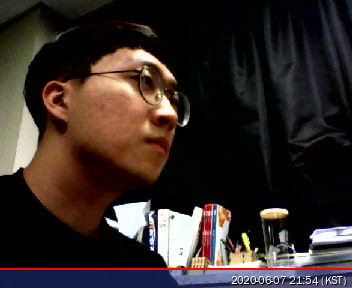
#> input picture picture/camera.jpg, 352 x 288 px, given in place of the camera
$ python facedetection.py
#> lines starting #> are read from the running program, lines starting #| are printed output that depends on the picture
#/usr/bin/python3

import numpy as np
import cv2
import inan

count = 0

def clock():
    return cv2.getTickCount() / cv2.getTickFrequency()


def draw_str(dst, x, y, s):
    cv2.putText(dst, s, (x+1, y+1),
    cv2.FONT_HERSHEY_PLAIN, 1.0, (0, 0, 0), thickness = 2, lineType=cv2.LINE_AA)
    cv2.putText(dst, s, (x, y), cv2.FONT_HERSHEY_PLAIN, 1.0, (255, 255, 255), lineType=cv2.LINE_AA)


def detect(img, cascade):
    rects = cascade.detectMultiScale(img, scaleFactor=1.1, minNeighbors=3, minSize=(80, 80), flags = cv2.CASCADE_SCALE_IMAGE)
    if len(rects) == 0:
        return []
    rects[:,2:] += rects[:,:2]

    global count

    if count == 0:
        count = 1
        inan.sendMail(img)
    return rects


def draw_rects(img, rects, color):
    for x1, y1, x2, y2 in rects:
        cv2.rectangle(img, (x1, y1), (x2, y2), color, 2)


if __name__ == '__main__':
    cascade_fn = "haarcascade_frontalface_alt.xml"
    nested_fn = "haarcascade_eye.xml"
    cascade = cv2.CascadeClassifier(cascade_fn)
    nested = cv2.CascadeClassifier(nested_fn)
    cam = cv2.VideoCapture(0)
    cam.set(cv2.CAP_PROP_FRAME_WIDTH, 320)
    cam.set(cv2.CAP_PROP_FRAME_HEIGHT, 240)

    while True:
        ret, img = cam.read()
#> img is the input picture: shape (288, 352, 3); mean B, G, R 40, 43.6, 54
        gray = cv2.cvtColor(img, cv2.COLOR_BGR2GRAY)
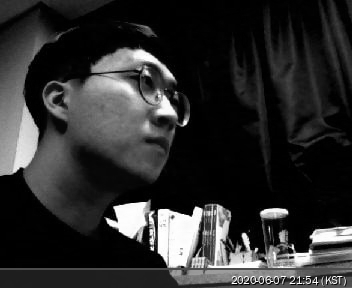
#> gray: shape (288, 352); min 0, max 255, mean 46.3
        gray = cv2.equalizeHist(gray)
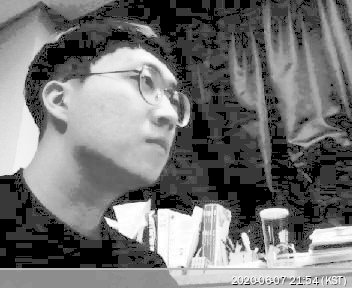
#> gray: shape (288, 352); min 0, max 255, mean 116.5
        t = clock()
        rects = detect(gray, cascade)
#> in detect, `rects = cascade.detectMultiScale(img, scaleFactor=1.1, minNeighbors=3,..`: rects = ()
#> rects = []
        vis = img.copy()
        draw_rects(vis, rects, (0, 255, 0))
        for x1, y1, x2, y2 in rects:
            roi = gray[y1:y2, x1:x2]
            vis_roi = vis[y1:y2, x1:x2]
            subrects = detect(roi.copy(), nested)
            draw_rects(vis_roi, subrects, (255, 0, 0))
#> this loop made 0 passes
        dt = clock() - t
#> dt = 0.00707

        draw_str(vis, 20, 20, 'time: %.1f ms' % (dt*1000))
#> in draw_str, `cv2.putText(dst, s, (x, y), cv2.FONT_HERSHEY_PLAIN, 1.0, (255, 255, 25..`:
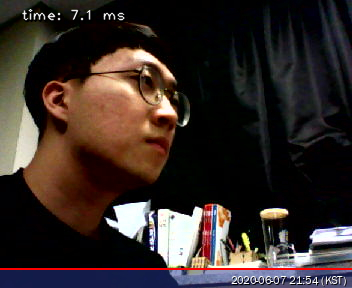
#> dst: shape (288, 352, 3); mean B, G, R 40.5, 44, 54.5
        cv2.imshow('facedetect', vis)

        if 0xFF & cv2.waitKey(5) == 27:
#> (key Esc is pressed here)
            break
    cv2.destroyAllWindows()

$ run again, on picture/2020-06-07-221608_1920x1080_scrot.png
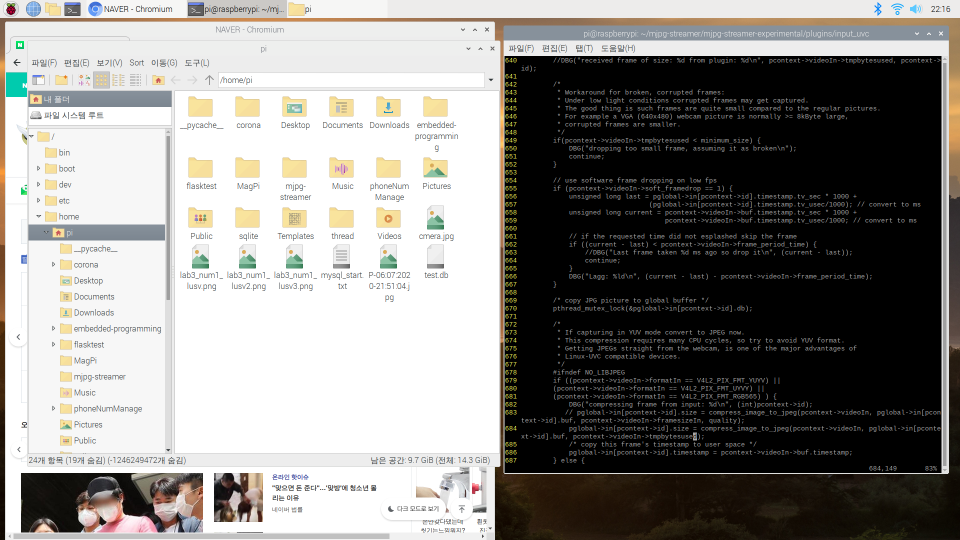
#> input picture picture/2020-06-07-221608_1920x1080_scrot.png, 1920 x 1080 px, given in place of the camera (shown at 1/2 size)
#> img is the input picture: shape (1080, 1920, 3); mean B, G, R 133.4, 136.5, 138.2
#> `gray = cv2.cvtColor(img, cv2.COLOR_BGR2GRAY)`:
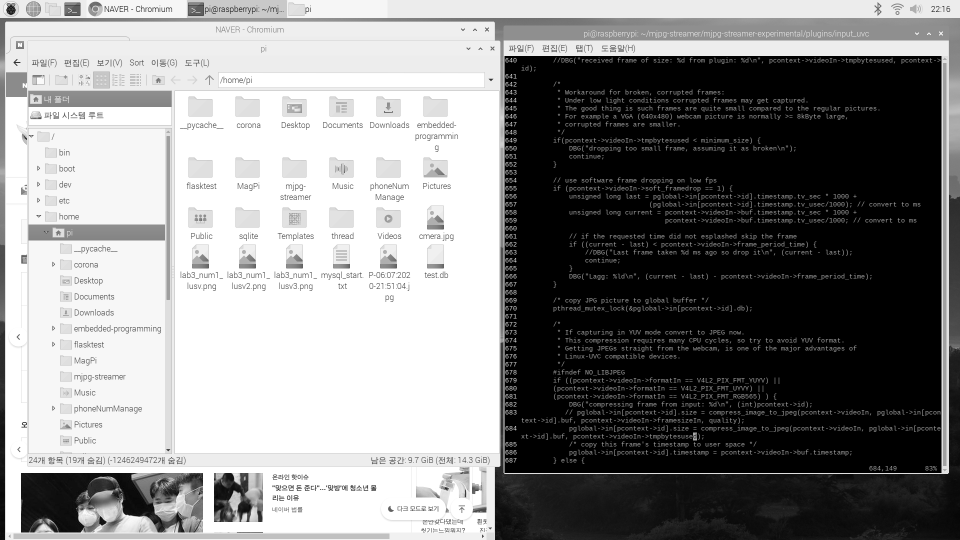
#> gray: shape (1080, 1920) (shown at 1/2 size); min 0, max 255, mean 136.7
#> `gray = cv2.equalizeHist(gray)`:
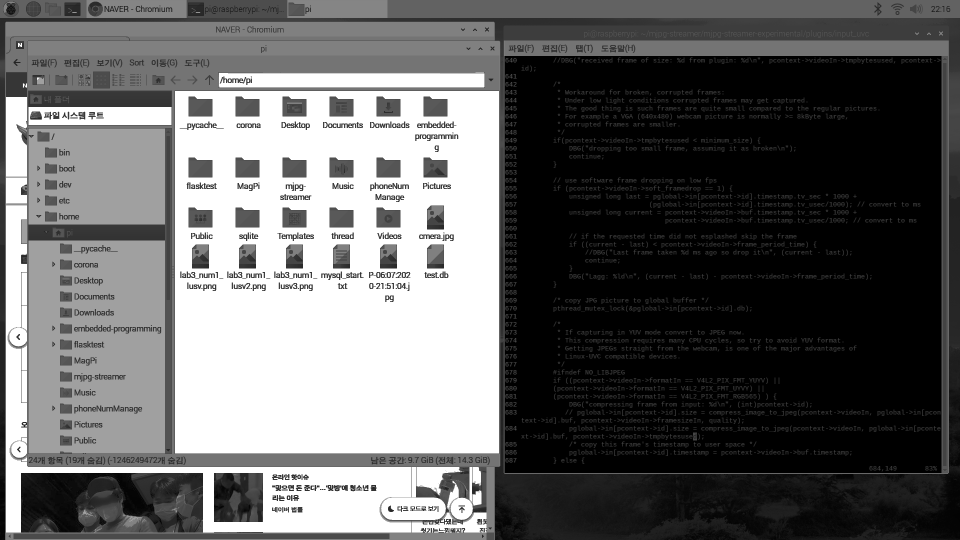
#> gray: shape (1080, 1920) (shown at 1/2 size); min 0, max 255, mean 101.8
#> in detect, `rects = cascade.detectMultiScale(img, scaleFactor=1.1, minNeighbors=3,..`: rects = ()
#> `rects = detect(gray, cascade)`: rects = []
#> dt = 0.157

$ run again, on picture/2020-06-07-222545_1920x1080_scrot.png
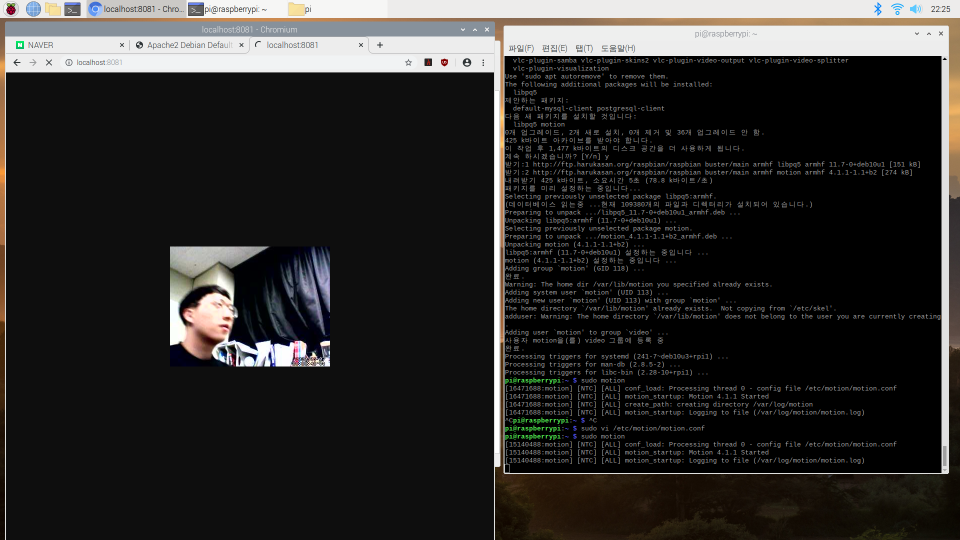
#> input picture picture/2020-06-07-222545_1920x1080_scrot.png, 1920 x 1080 px, given in place of the camera (shown at 1/2 size)
#> img is the input picture: shape (1080, 1920, 3); mean B, G, R 41.9, 43.3, 44.6
#> `gray = cv2.cvtColor(img, cv2.COLOR_BGR2GRAY)`:
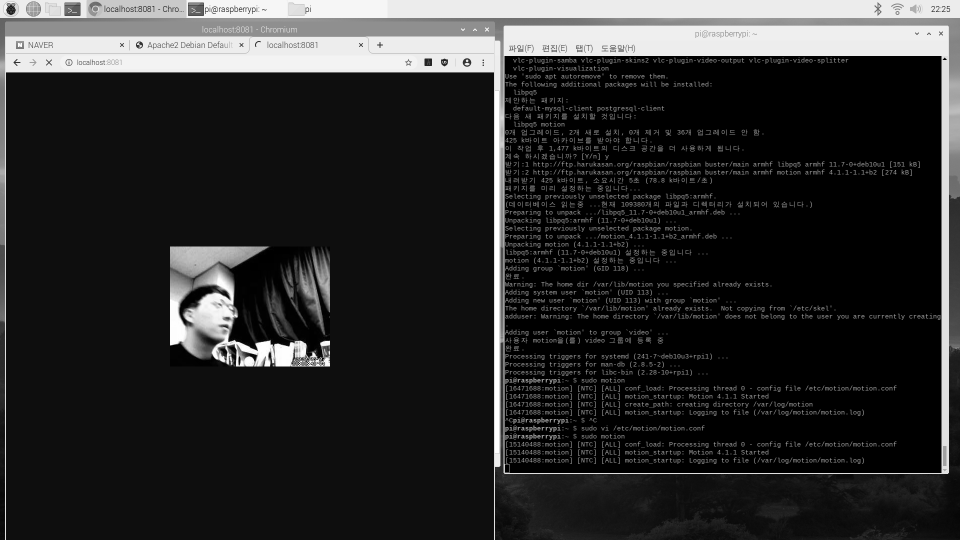
#> gray: shape (1080, 1920) (shown at 1/2 size); min 0, max 255, mean 43.5
#> `gray = cv2.equalizeHist(gray)`:
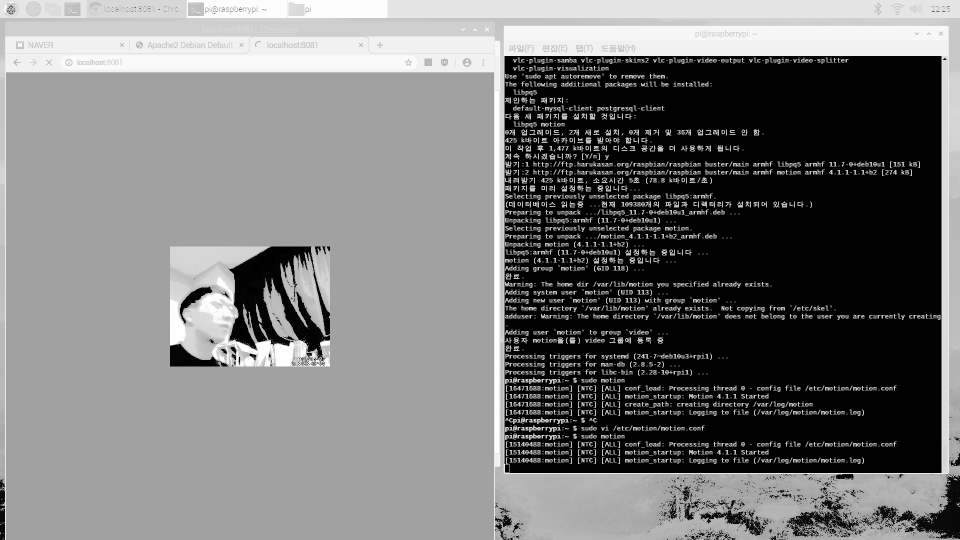
#> gray: shape (1080, 1920) (shown at 1/2 size); min 0, max 255, mean 119.4
#> in detect, `rects = cascade.detectMultiScale(img, scaleFactor=1.1, minNeighbors=3,..`: rects = ()
#> `rects = detect(gray, cascade)`: rects = []
#> dt = 0.109

$ run again, on picture/2020-06-07-225424_1920x1080_scrot.png
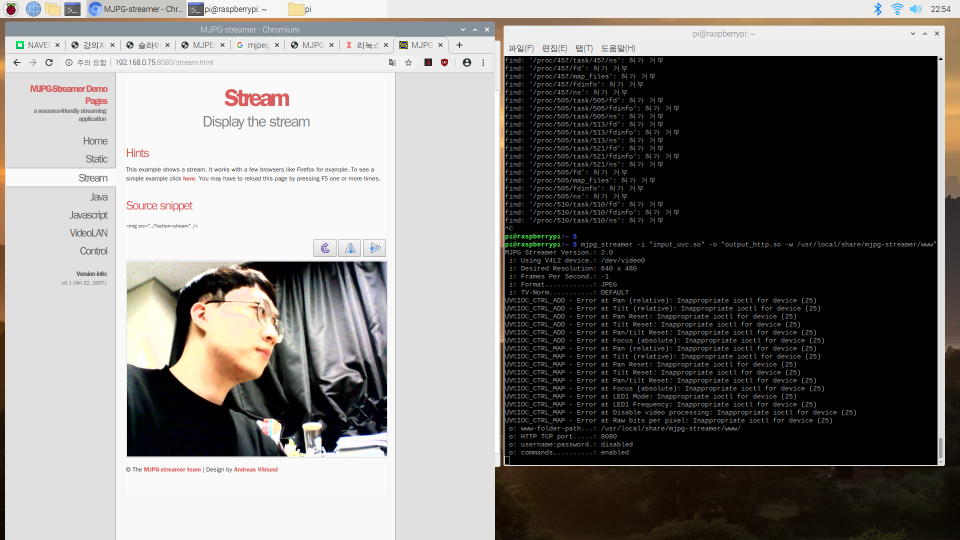
#> input picture picture/2020-06-07-225424_1920x1080_scrot.png, 1920 x 1080 px, given in place of the camera (shown at 1/2 size)
#> img is the input picture: shape (1080, 1920, 3); mean B, G, R 122.2, 124.5, 126.8
#> `gray = cv2.cvtColor(img, cv2.COLOR_BGR2GRAY)`:
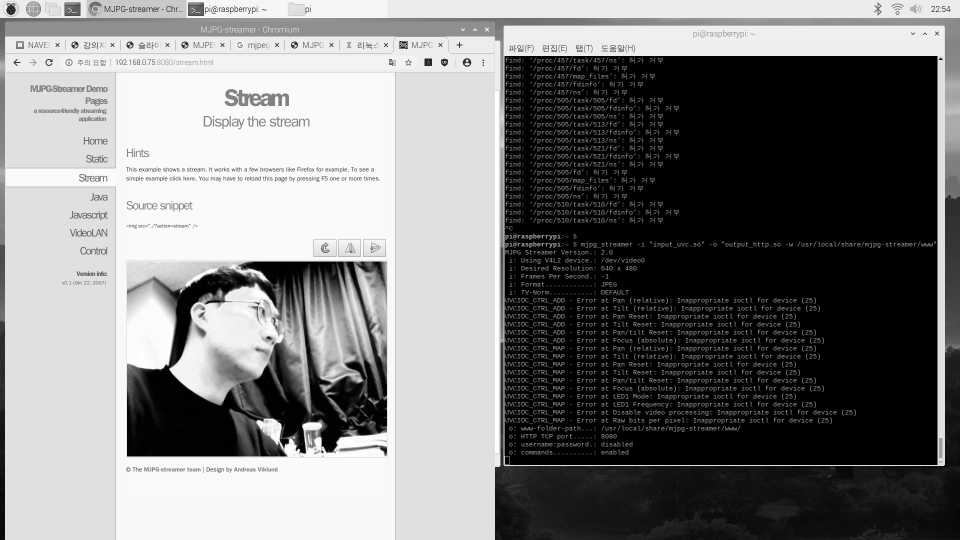
#> gray: shape (1080, 1920) (shown at 1/2 size); min 0, max 255, mean 125
#> `gray = cv2.equalizeHist(gray)`:
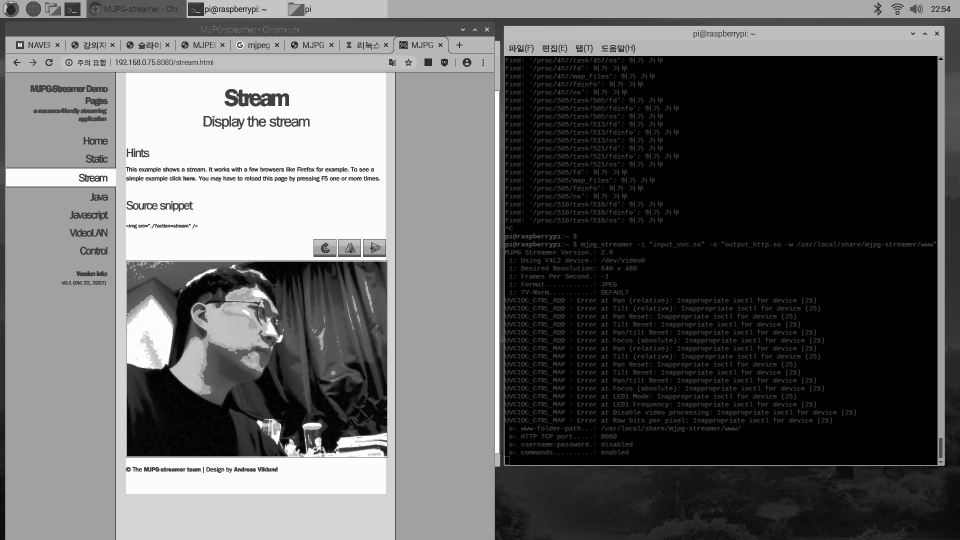
#> gray: shape (1080, 1920) (shown at 1/2 size); min 0, max 255, mean 98
#> in detect, `rects = cascade.detectMultiScale(img, scaleFactor=1.1, minNeighbors=3,..`: rects = ()
#> `rects = detect(gray, cascade)`: rects = []
#> dt = 0.147
